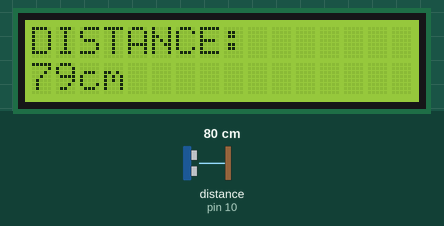
Simulated run of this sketch. Board: Arduino Uno, built with avr-gcc and run on an emulated ATmega328P. On the bench: 16×2 character LCD. Wiring (inferred from the names in the program): ultrasonic range finder: trigger pin 9; echo pin 10. The inputs (shaded band) are chosen by the test bench; at power-on: distance to the obstacle (sensor on pin 10) 80 cm. The echo pulse lasts 58.3 µs per cm.

Above: at 1.2 s.
1.3 s: distance to the obstacle (sensor on pin 10) set to 2 cm
At 2.2 s:
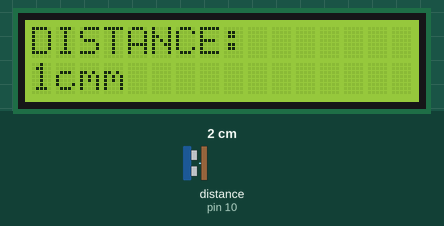
3.1 s: distance to the obstacle (sensor on pin 10) set to 4 cm
At 4.1 s:
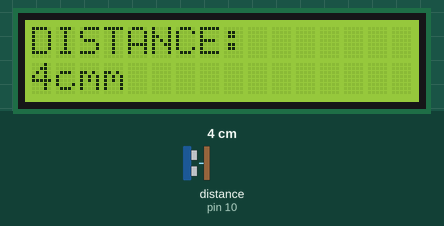
5.2 s: distance to the obstacle (sensor on pin 10) set to 9 cm
At 6.1 s:
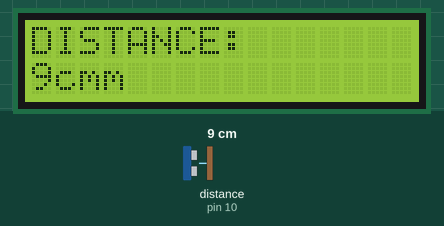
Timing chart, 0 to 8.2 s (numbered marks = the images above; inputs shaded):
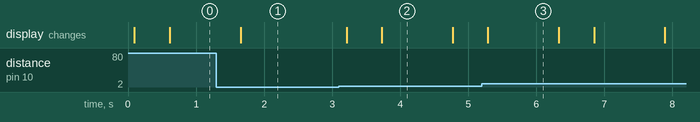

The sketch:

distance_measurement1.ino
```cpp
#include<LiquidCrystal_I2C.h>

const int trigPin = 9;   // Pin connected to Trig pin of the sensor
const int echoPin = 10;  // Pin connected to Echo pin of the sensor

LiquidCrystal_I2C lcd(0x27,16,2);

void setup() {
  lcd.init();
  lcd.backlight();
  pinMode(trigPin, OUTPUT);  // Set trigPin as output
  pinMode(echoPin, INPUT);   // Set echoPin as input

}

void loop() {
  long duration, distance;

  // Send a pulse from the sensor
  digitalWrite(trigPin, LOW);
  delayMicroseconds(2);
  digitalWrite(trigPin, HIGH);
  delayMicroseconds(10);
  digitalWrite(trigPin, LOW);

  // Measure the response time
  duration = pulseIn(echoPin, HIGH);

  // Calculate distance in centimeters
  distance = (duration / 2) / 29.1;

  // Clear the second row before printing
  lcd.setCursor(0, 0);
  lcd.print("DISTANCE:      "); // Clear the previous text (12 characters)

  // Print new distance value
  lcd.setCursor(0, 1);  // Set cursor after "DISTANCE:"
  lcd.print(distance);
  lcd.print("cm");


  delay(500);  // Wait for 500ms
}
```

Measured:
- after the input at 1.3 s, the display: changes after 0.36 s (image 1)
- after the input at 3.1 s, the display: first changes after 0.11 s (image 2 shows a later state)
- after the input at 5.2 s, the display: changes after 0.09 s (image 3)
- what the display in image 2 shows lasts 1.1 s, from 3.7 s to 4.8 s
